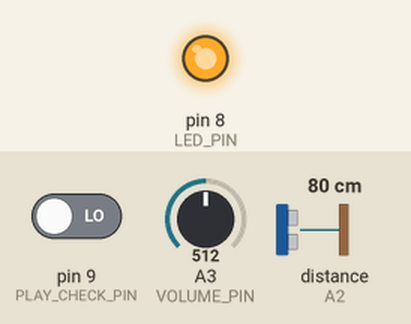
Simulated run of this sketch. Board: Arduino Uno, built with avr-gcc and run on an emulated ATmega328P. On the bench: output pins drawn as LEDs (lit = HIGH). Wiring (inferred from the names in the program): ultrasonic range finder: trigger A1; echo A2. Inputs (shaded band) come from the test bench; at power-on: pin 9 (PLAY_CHECK_PIN) LOW, A3 (VOLUME_PIN) = 512, distance to the obstacle (sensor on A2) 80 cm. The echo pulse lasts 58.3 µs per cm; the audio player accepts every command and is not drawn; pins used as bus, display or sensor lines are not drawn; what the sketch prints to the serial monitor is not drawn.

Above: at 3.2 s.
3.3 s: pin 9 (PLAY_CHECK_PIN) driven HIGH
At 4.4 s:
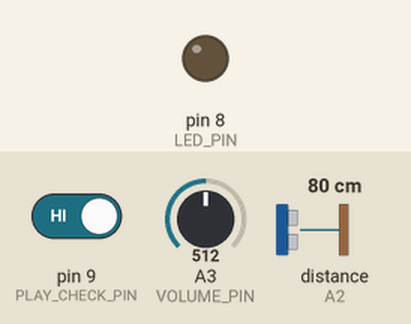
7.8 s: pin 9 (PLAY_CHECK_PIN) driven LOW
At 9.1 s:
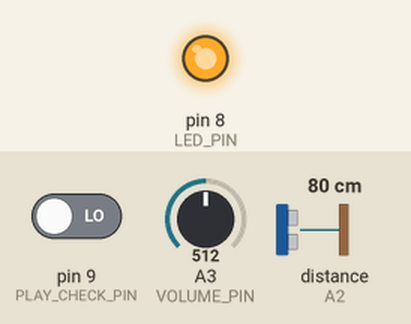
Timing chart, 0 to 10.3 s (numbered marks = the images above; inputs shaded):
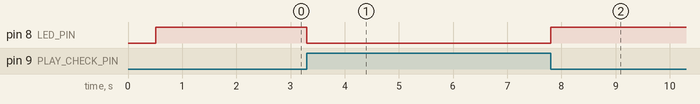

Measured:
- after the input at 3.3 s, pin 8 (LED_PIN): HIGH → LOW at once
- after the input at 7.8 s, pin 8 (LED_PIN): LOW → HIGH at once

The sketch:

UltraSonicForMusicAndLed.ino
```cpp
// (licence header left out)
/***********Notice and Trouble shooting***************
  1.Connection and Diagram can be found here
  <https://www.dfrobot.com/wiki/index.php/DFPlayer_Mini_SKU:DFR0299#Connection_Diagram>
  2.This code is tested on Arduino Uno, Leonardo, Mega boards.
 ****************************************************/

#include "Arduino.h"
#include "SoftwareSerial.h"
#include <DFRobotDFPlayerMini.h>

SoftwareSerial mySoftwareSerial(10, 11); // RX, TX
DFRobotDFPlayerMini myDFPlayer;

#define TRIG_PIN A1
#define ECHO_PIN A2
#define LED_PIN 8
#define PLAY_CHECK_PIN 9
#define MAX_CHANNEL 3
#define VOLUME_PIN 3
#define VOLUME_ANALOG_MAX 910
#define VOLUME_ANALOG_MIN 0
#define VOLUME_MAX 30
#define VOLUME_MIN 1

uint8_t currentChannel = 1;
uint8_t currentVolume = 15;
boolean playingMusic = false;
unsigned long changedMusicAt = 0;

boolean isPlaying() {
  return (LOW == digitalRead(PLAY_CHECK_PIN));
}

float getDistance(int trig_pin, int echo_pin) {
  float duration = 0;
  float distance = 0;

  digitalWrite(trig_pin, LOW);
  delayMicroseconds(2);
  digitalWrite(trig_pin, HIGH);
  delayMicroseconds(10);
  digitalWrite(trig_pin, LOW);
  duration = pulseIn(echo_pin, HIGH);
  duration = duration / 2; // get harf distance
  distance = duration * 340 * 100 / 1000000; // carc with sound speed as 340m/s
  return distance;
}

void setup() {
  pinMode(ECHO_PIN, INPUT);
  pinMode(TRIG_PIN, OUTPUT);
  pinMode(LED_PIN, OUTPUT);
  pinMode(PLAY_CHECK_PIN, INPUT);

  mySoftwareSerial.begin(9600);
  Serial.begin(115200);

  Serial.println();
  Serial.println(F("DFRobot DFPlayer Mini Demo"));
  Serial.println(F("Initializing DFPlayer ... (May take 3~5 seconds)"));

  if (!myDFPlayer.begin(mySoftwareSerial)) {
    Serial.println(F("Unable to begin:"));
    Serial.println(F("1.Please recheck the connection!"));
    Serial.println(F("2.Please insert the SD card!"));
    while(true);
  }
  myDFPlayer.volume(currentVolume);
}

void loop() {
  //Serial.println(getDistance(TRIG_PIN, ECHO_PIN));
  //delay(1000);
  updateLed();
  updatePlayer();
}

void updateLed() {
  if (!isPlaying()) {
    digitalWrite(LED_PIN, LOW);
  } else if (!playingMusic) {
    digitalWrite(LED_PIN, HIGH);
  } else if (millis() / 1000 < 500) {
    digitalWrite(LED_PIN, HIGH);
  } else {
    digitalWrite(LED_PIN, LOW);
  }
}

void updatePlayer() {
  static float distance;
  distance = getDistance(TRIG_PIN, ECHO_PIN);
  Serial.print("distance: ");
  Serial.println(distance);
  Serial.print("playing?: ");
  Serial.println(isPlaying());
  uint8_t candidateVolume = getVolume();

  if (candidateVolume != currentVolume) {
    currentVolume = candidateVolume;
    // Serial.println("set volume " + String(candidateVolume));
    myDFPlayer.volume(currentVolume);
  }
  // Serial.println("volume: " + String(currentVolume));

  // Keep music for a minimum of 1 sec
  if (millis() - changedMusicAt < 1000) {
    return;
  } else if (isPlaying() && playingMusic) {
    Serial.println("watch to stop");
    if (distance < 40) {
      Serial.println("stop music");
      playingMusic = false;
      myDFPlayer.playFolder(1, 2);
      changedMusicAt = millis();
    }
  } else {
    Serial.println("wait to trigger playing");
    if (distance < 40) {
      currentChannel ++;
      if (currentChannel > MAX_CHANNEL) {
        currentChannel = 1;
      }
      Serial.println("play music");
      myDFPlayer.playFolder(currentChannel, 1);
      playingMusic = true;
      changedMusicAt = millis();
    }
  }
}

int getVolume() {
  int analogValue = analogRead(VOLUME_PIN);
  // Serial.println(analogValue);
  int volume =
    (analogValue - VOLUME_ANALOG_MIN)
    * (VOLUME_MAX - VOLUME_MIN)
    / (VOLUME_ANALOG_MAX - VOLUME_ANALOG_MIN)
    + VOLUME_MIN;
  volume = max(volume, VOLUME_MIN);
  volume = min(volume, VOLUME_MAX);
  // Serial.println(volume);
  return volume;
}
```
